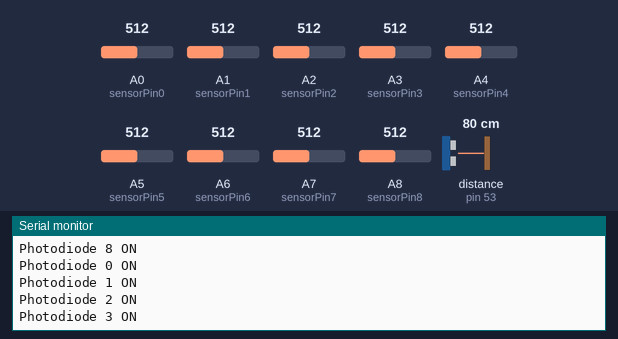
Simulated run of this sketch. Board: Arduino Mega 2560, built with avr-gcc and run on an emulated ATmega2560. On the bench: the last lines printed to the serial monitor. Wiring (inferred from the names in the program): ultrasonic range finder: trigger pin 23; echo pin 53. The inputs (shaded band) are chosen by the test bench; at power-on: A8 (sensorPin8) = 512, A2 (sensorPin2) = 512, A0 (sensorPin0) = 512, A1 (sensorPin1) = 512, A3 (sensorPin3) = 512, A4 (sensorPin4) = 512, A5 (sensorPin5) = 512, A6 (sensorPin6) = 512, A7 (sensorPin7) = 512, distance to the obstacle (sensor on pin 53) 80 cm. The echo pulse lasts 58.3 µs per cm.

Above: at 1.2 s.
1.3 s: A8 (sensorPin8) set to 12
At 1.9 s:
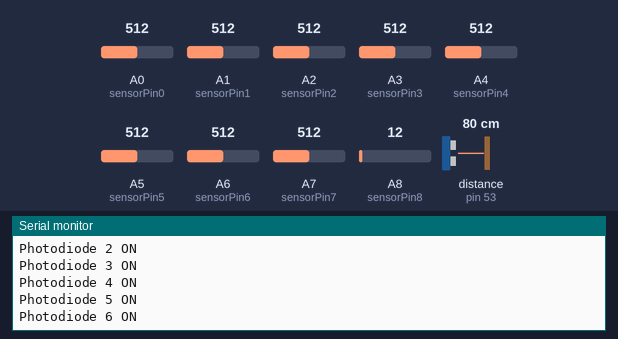
4.3 s: A8 (sensorPin8) set to 9
At 5.4 s:
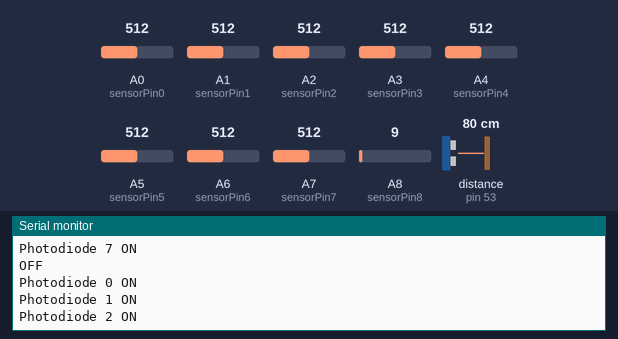
13.7 s: A2 (sensorPin2) set to 12
At 14.7 s:
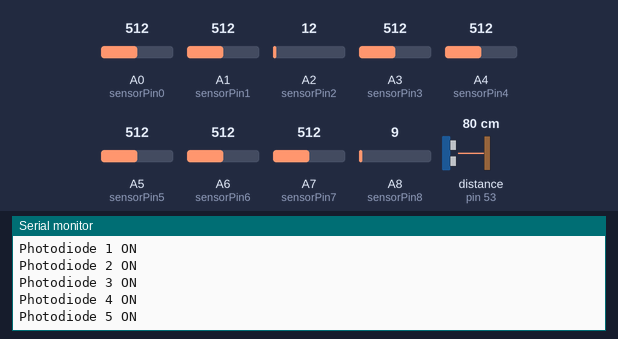
15.2 s: A2 (sensorPin2) set to 9
At 16.1 s:
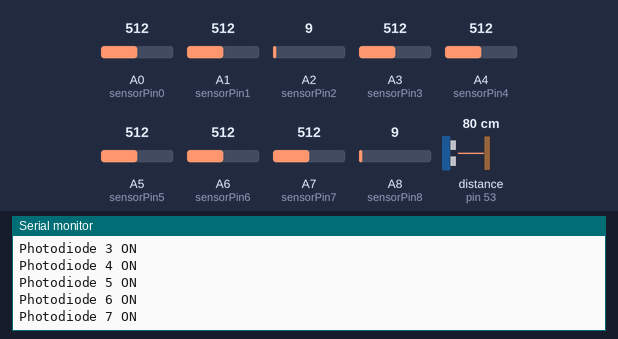
Timing chart, 0 to 18.2 s (numbered marks = the images above; inputs shaded):
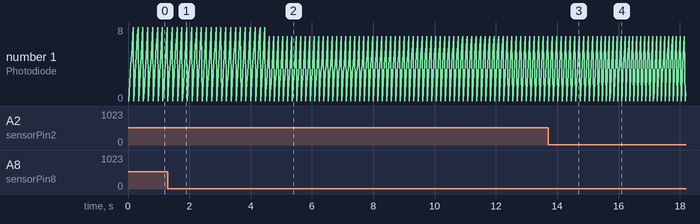

Measured:
- after the input at 4.3 s, the serial monitor: prints a new line after 0.32 s (image 2)

The sketch:

PhotodiodeDistanceMidiCombine.ino
```cpp
// define the pins used
#define VS1053_RX  2 // This is the pin that connects to the RX pin on VS1053

#define VS1053_RESET 9 // This is the pin that connects to the RESET pin on VS1053
// If you have the Music Maker shield, you don't need to connect the RESET pin!

// If you're using the VS1053 breakout:
// Don't forget to connect the GPIO #0 to GROUND and GPIO #1 pin to 3.3V
// If you're using the Music Maker shield:
// Don't forget to connect the GPIO #1 pin to 3.3V and the RX pin to digital #2

// See http://www.vlsi.fi/fileadmin/datasheets/vs1053.pdf Pg 31
#define VS1053_BANK_DEFAULT 0x00
#define VS1053_BANK_DRUMS1 0x78
#define VS1053_BANK_DRUMS2 0x7F
#define VS1053_BANK_MELODY 0x79

// See http://www.vlsi.fi/fileadmin/datasheets/vs1053.pdf Pg 32 for more!
#define VS1053_GM1_OCARINA 80
#define VS1053_GM1_CELLO 43
#define VS1053_GM1_APPLAUSE 127
#define VS1053_GM1_KALIMBA 109
#define VS1053_GM1_HARP 47
#define VS1053_GM1_CELESTA 9

#define MIDI_NOTE_ON  0x90
#define MIDI_NOTE_OFF 0x80
#define MIDI_CHAN_MSG 0xB0
#define MIDI_CHAN_BANK 0x00
#define MIDI_CHAN_VOLUME 0x07
#define MIDI_CHAN_PROGRAM 0xC0


#if defined(__AVR_ATmega328__) || defined(__AVR_ATmega328P__)
  #include <SoftwareSerial.h>
  SoftwareSerial VS1053_MIDI(0, 2); // TX only, do not use the 'rx' side
#else
  //on a Mega/Leonardo you may have to change the pin to one that
  // software serial support uses OR use a hardware serial port!
  #define VS1053_MIDI Serial1
#endif


int sensorPin0 = A0 ;
int sensorPin1 = A1;
int sensorPin2 = A2;
int sensorPin3 = A3;
int sensorPin4 = A4;
int sensorPin5 = A5;
int sensorPin6 = A6;
int sensorPin7 = A7;
int sensorPin8 = A8;

int sensorValue0 = 0;
int sensorValue1 = 0;
int sensorValue2 = 0;
int sensorValue3 = 0;
int sensorValue4 = 0;
int sensorValue5 = 0;
int sensorValue6 = 0;
int sensorValue7 = 0;
int sensorValue8 = 0;

int volume = 127;

const int trigPin = 23;
const int echoPin = 53;

float duration, distance;

void setup() {
  Serial.begin(9600);
  pinMode(sensorPin0,INPUT);
  pinMode(sensorPin1,INPUT);
  pinMode(sensorPin2,INPUT);
  pinMode(sensorPin3,INPUT);
  pinMode(sensorPin4,INPUT);
  pinMode(sensorPin5,INPUT);
  pinMode(sensorPin6,INPUT);
  pinMode(sensorPin7,INPUT);
  pinMode(sensorPin8,INPUT);
  pinMode(trigPin, OUTPUT);
  pinMode(echoPin, INPUT);
  Serial.println("VS1053 MIDI test");

  VS1053_MIDI.begin(31250); // MIDI uses a 'strange baud rate'

  pinMode(VS1053_RESET, OUTPUT);
  digitalWrite(VS1053_RESET, LOW);
  delay(10);
  digitalWrite(VS1053_RESET, HIGH);
  delay(10);

  midiSetChannelBank(0, VS1053_BANK_MELODY);
  midiSetInstrument(0, VS1053_GM1_HARP);
  midiSetChannelVolume(0, 127);
}

void loop() {
  digitalWrite(trigPin, LOW);
  delayMicroseconds(2);
  digitalWrite(trigPin, HIGH);
  delayMicroseconds(10);
  digitalWrite(trigPin, LOW);

  duration = pulseIn(echoPin, HIGH);
  distance = (duration*.0343)/2;

  if (distance > 20){
    volume = 127;}
  else if (distance > 15) {
      volume = 95;}
  else if (distance >  10) {
      volume = 64;}
  else {
      volume =32;}

// put your main code here, to run repeatedly:
  sensorValue0= analogRead(sensorPin0);
  sensorValue1 = analogRead(sensorPin1);
  sensorValue2 = analogRead(sensorPin2);
  sensorValue3 = analogRead(sensorPin3);
  sensorValue4 = analogRead(sensorPin4);
  sensorValue5 = analogRead(sensorPin5);
  sensorValue6 = analogRead(sensorPin6);
  sensorValue7 = analogRead(sensorPin7);
  sensorValue8 = analogRead(sensorPin8);
  if (sensorValue0 > 10){
    Serial.println("Photodiode 0 ON");
    midiNoteOn(0, 30, volume);}
  if (sensorValue1 > 10) {
    Serial.println("Photodiode 1 ON");
    midiNoteOn(0, 31, volume);}
  if (sensorValue2 > 10) {
    Serial.println("Photodiode 2 ON");
    midiNoteOn(0, 32, volume);}
  if (sensorValue3 > 10) {
    Serial.println("Photodiode 3 ON");
    midiNoteOn(0, 33, volume);}
  if (sensorValue4 > 10) {
    Serial.println("Photodiode 4 ON");
    midiNoteOn(0, 34, volume);}
  if (sensorValue5 > 10) {
    Serial.println("Photodiode 5 ON");
    midiNoteOn(0, 35, volume);}
  if (sensorValue6 > 10) {
    Serial.println("Photodiode 6 ON");
    midiNoteOn(0, 36, volume);}
  if (sensorValue7 > 10) {
    Serial.println("Photodiode 7 ON");
    midiNoteOn(0, 37, volume);}
  if (sensorValue8 > 10) {
    Serial.println("Photodiode 8 ON");
    midiNoteOn(0, 38, volume);}
  else {
    Serial.println("OFF");}

}

void midiSetInstrument(uint8_t chan, uint8_t inst) {
  if (chan > 15) return;
  inst --; // page 32 has instruments starting with 1 not 0 :(
  if (inst > 127) return;

  VS1053_MIDI.write(MIDI_CHAN_PROGRAM | chan);
  VS1053_MIDI.write(inst);
}


void midiSetChannelVolume(uint8_t chan, uint8_t vol) {
  if (chan > 15) return;
  if (vol > 127) return;

  VS1053_MIDI.write(MIDI_CHAN_MSG | chan);
  VS1053_MIDI.write(MIDI_CHAN_VOLUME);
  VS1053_MIDI.write(vol);
}

void midiSetChannelBank(uint8_t chan, uint8_t bank) {
  if (chan > 15) return;
  if (bank > 127) return;

  VS1053_MIDI.write(MIDI_CHAN_MSG | chan);
  VS1053_MIDI.write((uint8_t)MIDI_CHAN_BANK);
  VS1053_MIDI.write(bank);
}

void midiNoteOn(uint8_t chan, uint8_t n, uint8_t vel) {
  if (chan > 15) return;
  if (n > 127) return;
  if (vel > 127) return;

  VS1053_MIDI.write(MIDI_NOTE_ON | chan);
  VS1053_MIDI.write(n);
  VS1053_MIDI.write(vel);
}

void midiNoteOff(uint8_t chan, uint8_t n, uint8_t vel) {
  if (chan > 15) return;
  if (n > 127) return;
  if (vel > 127) return;

  VS1053_MIDI.write(MIDI_NOTE_OFF | chan);
  VS1053_MIDI.write(n);
  VS1053_MIDI.write(vel);
}
```
